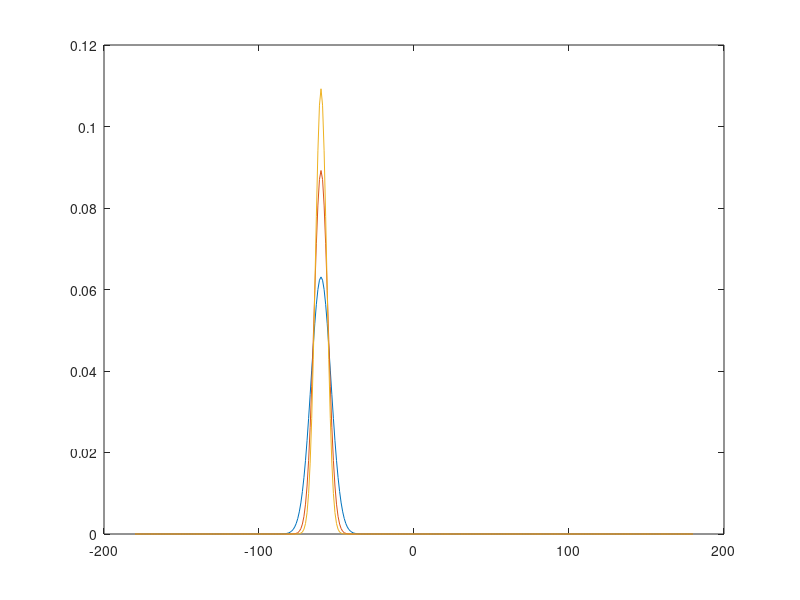

This chart was generated by the following MATLAB code: (Note: this script raises an error after producing the figure.)
%Lab3 - Implementation of grid sampling Bayesian inference.
%   Used in Mind Brain and Modules 2021 for workshop 3.
%   Will be submitted through Canvas for grading.
%   Will be assessed as a pass/fail assessment.
%
%   Description:
%      Samples from a prior and likelihood distribution using a grid based
%      approach.
%      The experiment: Low-contrast stimuli are perceived as
%      moving slower than high-contrast stimuli. This phenomenon is
%      examined using Bayesian inference by calculationg a prior (prior
%      beliefs) and a likelihood distribution which result in the posterior
%      distribution and lastly in the decision of the observer.
%
%   Other m-files required: none.
%   MAT-files required: none.
%
%   Author: 2227572
%   email: vxz072@student.bham.ac.uk
%   Date: 22/04/2021
%
%   Last revision: 22/04/21, 2227572, no changes.

%% Initialization
clear all
close all
clc

angles = -180:1:180;

%% Variables
audio = -60;
vision = -60;

% Reliability of vision and audio is the inverse of the variance.
reliabilityAudio = 0.025;
reliabilityVision = 0.05;


% Calculating the variance.
varianceAudio = 1 / reliabilityAudio;
varianceVision = 1 / reliabilityVision;

% Standard Deviation of audio and vision.
stdAudio = sqrt(varianceAudio);
stdVision = sqrt(varianceVision);

% Likelihood and posterior distributions.

likelihoodAudio = normpdf(angles, audio, stdAudio);
likelihoodVision = normpdf(angles, vision, stdVision);

posterior = likelihoodAudio .* likelihoodVision;

% Normalization.
likelihoodAudio = likelihoodAudio / sum(likelihoodAudio);
likelihoodVision = likelihoodVision / sum(likelihoodVision);
posterior = posterior / sum(posterior);

% Plot of all the distributions.
figure(1);
cla
plot(angles, likelihoodAudio)
hold on
plot(angles, likelihoodVision)
hold on
plot(angles, posterior)
hold off

%% Estimating the parameters of the posterior.

% Maximum of audio and vision.
maximumAudio = angles(find(likelihoodAudio == max(likelihoodAudio)));
maximumVision = angles(find(likelihoodVision == max(likelihoodVision)));

% Maximum of the posterior distribution.
maximumPosterior = angles(find(posterior == max(posterior)));

% Calculating the standard deviation.
varianceAudio = sum(likelihoodAudio .* (angles - maximumAudio).^2);
varianceVision = sum(likelihoodVision .* (angles - maximumVision).^2);
varianceDistribution = sum(posterior .* (angles - maximumPosterior).^2);

reliabilityAudio = 1 / varianceAudio;
reliabilityVision = 1 / varianceVision;
predictedReliabilityPosterior = reliabilityAudio + reliabilityVision;

%% Bivariate distributions with a coupling prior.

[angles_a, angles_v] = meshgrid(-180:1:180, -180:1:180);

% Constant value.
w = 1;
% Standard defviation of the prior.
sigma_p = 10;

% Coupling prior. 
prior = w+exp( - 1/4 * (angles_a.^2 - ...
    2*angles_a.*angles_v + angles_v.^2) /sigma_p^2);

G=exp( - 1/2 *((angles_a-mu_a).^2/sigma_a^2  + ...
    (angles_v-mu_v).^2/sigma_v^2 ));

prior = prior / sum(prior);

% Visualization.
surface(angles_a,angles_v,G)
shading interp
colormap gray
axis equaltight






















